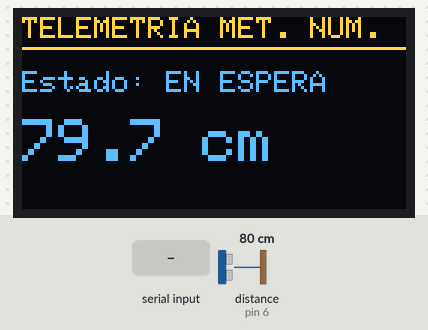
Recording of a sketch running on a simulated Arduino Uno, built with avr-gcc and run on an emulated ATmega328P. On the bench: 128×64 one-colour display. Wiring (inferred from the names in the program): ultrasonic range finder: trigger pin 5; echo pin 6. The inputs (shaded band) are chosen by the test bench; at power-on: distance to the obstacle (sensor on pin 6) 80 cm. The echo pulse lasts 58.3 µs per cm; the OLED is the two-colour kind (top 16 rows yellow); what the sketch prints to the serial monitor is not drawn.

Above: at 1.7 s.
1.8 s: "S" received over Serial
At 2.03 s:
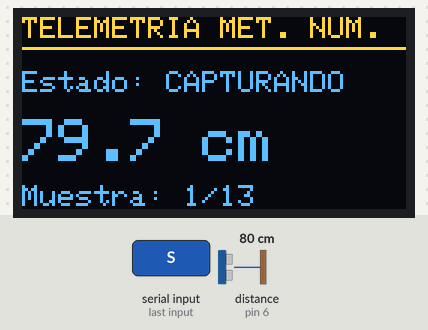
4.1 s: distance to the obstacle (sensor on pin 6) set to 2 cm
At 6.3 s:
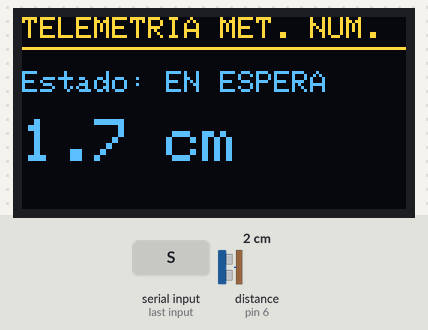
7.1 s: distance to the obstacle (sensor on pin 6) set to 35 cm
At 7.39 s:
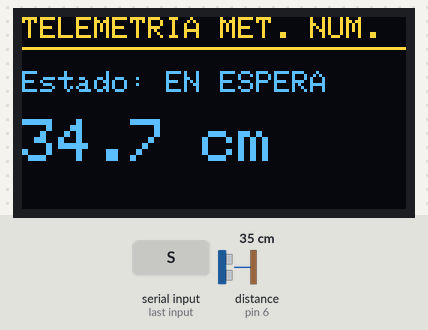
8.7 s: distance to the obstacle (sensor on pin 6) set to 4 cm
At 9.5 s:
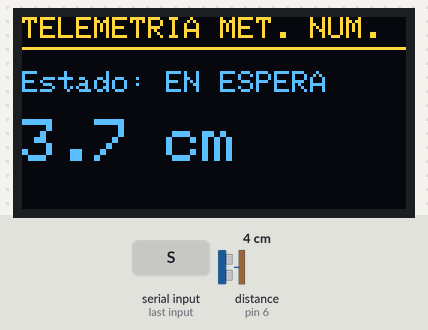
10.2 s: "s" received over Serial
At 10.61 s:
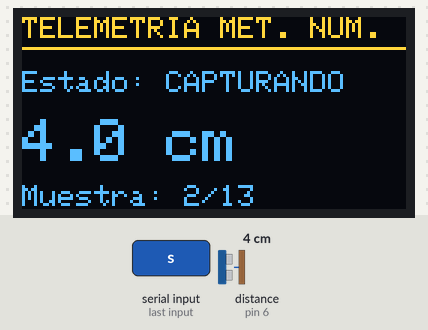
Timing chart, 0 to 12.7 s (numbered marks = the images above; inputs shaded):
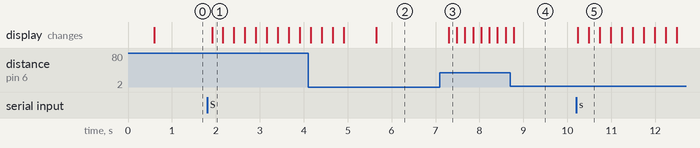

Measured:
- after the input at 1.8 s, the display: changes after 0.11 s (image 1)
- after the input at 7.1 s, the display: changes after 0.20 s (image 3)
- after the input at 8.7 s, the display: changes after 0.08 s (image 4)
- after the input at 10.2 s, the display: first changes at once (image 5 shows a later state)

The sketch:

telemetria_uno.ino
```cpp
#include <Wire.h>
#include <Adafruit_GFX.h>
#include <Adafruit_SSD1306.h>

#define SCREEN_WIDTH 128
#define SCREEN_HEIGHT 64
Adafruit_SSD1306 display(SCREEN_WIDTH, SCREEN_HEIGHT, &Wire, -1);

const int TRIG_PIN = 5;
const int ECHO_PIN = 6;

const int N_MUESTRAS = 13;        // 13 puntos = 12 subintervalos (par para Simpson 1/3)
const unsigned long DT_MS = 250;  // Paso h = 0.25 s

float medirDistanciaCm() {
  digitalWrite(TRIG_PIN, LOW);
  delayMicroseconds(2);
  digitalWrite(TRIG_PIN, HIGH);
  delayMicroseconds(10);
  digitalWrite(TRIG_PIN, LOW);

  long duracion = pulseIn(ECHO_PIN, HIGH, 30000); // Timeout 30 ms
  if (duracion == 0) return -1.0;
  return (duracion * 0.0343) / 2.0;
}

void mostrarOLED(const __FlashStringHelper* estado, float dist, int muestra = -1) {
  display.clearDisplay();
  display.setTextSize(1);
  display.setTextColor(SSD1306_WHITE);
  display.setCursor(0, 0);
  display.println(F("TELEMETRIA MET. NUM."));
  display.drawLine(0, 10, 128, 10, SSD1306_WHITE);

  display.setCursor(0, 18);
  display.print(F("Estado: "));
  display.println(estado);

  display.setTextSize(2);
  display.setCursor(0, 34);
  if (dist > 0) {
    display.print(dist, 1);
    display.print(F(" cm"));
  } else {
    display.print(F("--- cm"));
  }

  if (muestra >= 0) {
    display.setTextSize(1);
    display.setCursor(0, 56);
    display.print(F("Muestra: "));
    display.print(muestra);
    display.print(F("/"));
    display.print(N_MUESTRAS);
  }
  display.display();
}

void capturarRafaga() {
  Serial.println(F("START"));
  float ultimaValida = 20.0;

  for (int i = 0; i < N_MUESTRAS; i++) {
    unsigned long tInicio = millis();
    float d = medirDistanciaCm();

    if (d >= 2.0 && d <= 400.0) {
      ultimaValida = d;
    } else {
      d = ultimaValida;
    }

    float tSeg = i * (DT_MS / 1000.0);
    Serial.print(tSeg, 3);
    Serial.print(F(","));
    Serial.println(d, 3);

    mostrarOLED(F("CAPTURANDO"), d, i + 1);

    unsigned long transcurrido = millis() - tInicio;
    if (transcurrido < DT_MS) {
      delay(DT_MS - transcurrido);
    }
  }
  Serial.println(F("END"));
}

void setup() {
  Serial.begin(115200);
  pinMode(TRIG_PIN, OUTPUT);
  pinMode(ECHO_PIN, INPUT);

  if (!display.begin(SSD1306_SWITCHCAPVCC, 0x3C)) {
    Serial.println(F("Error OLED 0x3C"));
    while (true);
  }
  mostrarOLED(F("LISTO"), 0.0);
  delay(500);
}

void loop() {
  if (Serial.available() > 0) {
    char cmd = Serial.read();
    if (cmd == 'S' || cmd == 's') {
      capturarRafaga();
      delay(500);
      return;
    }
  }

  float d = medirDistanciaCm();
  mostrarOLED(F("EN ESPERA"), d);
  Serial.print(F("LIVE,"));
  Serial.println(d, 2);
  delay(150);
}
```
